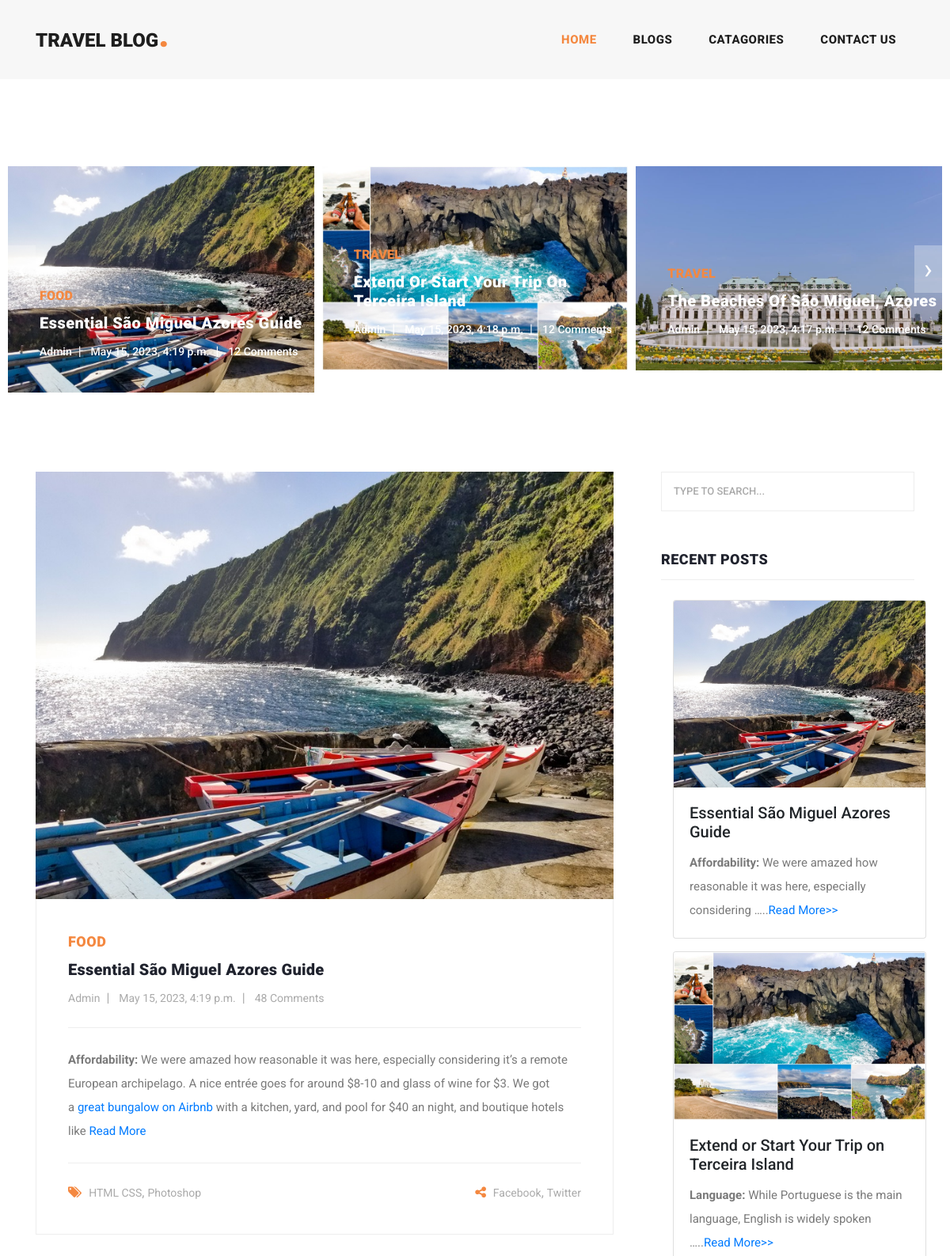
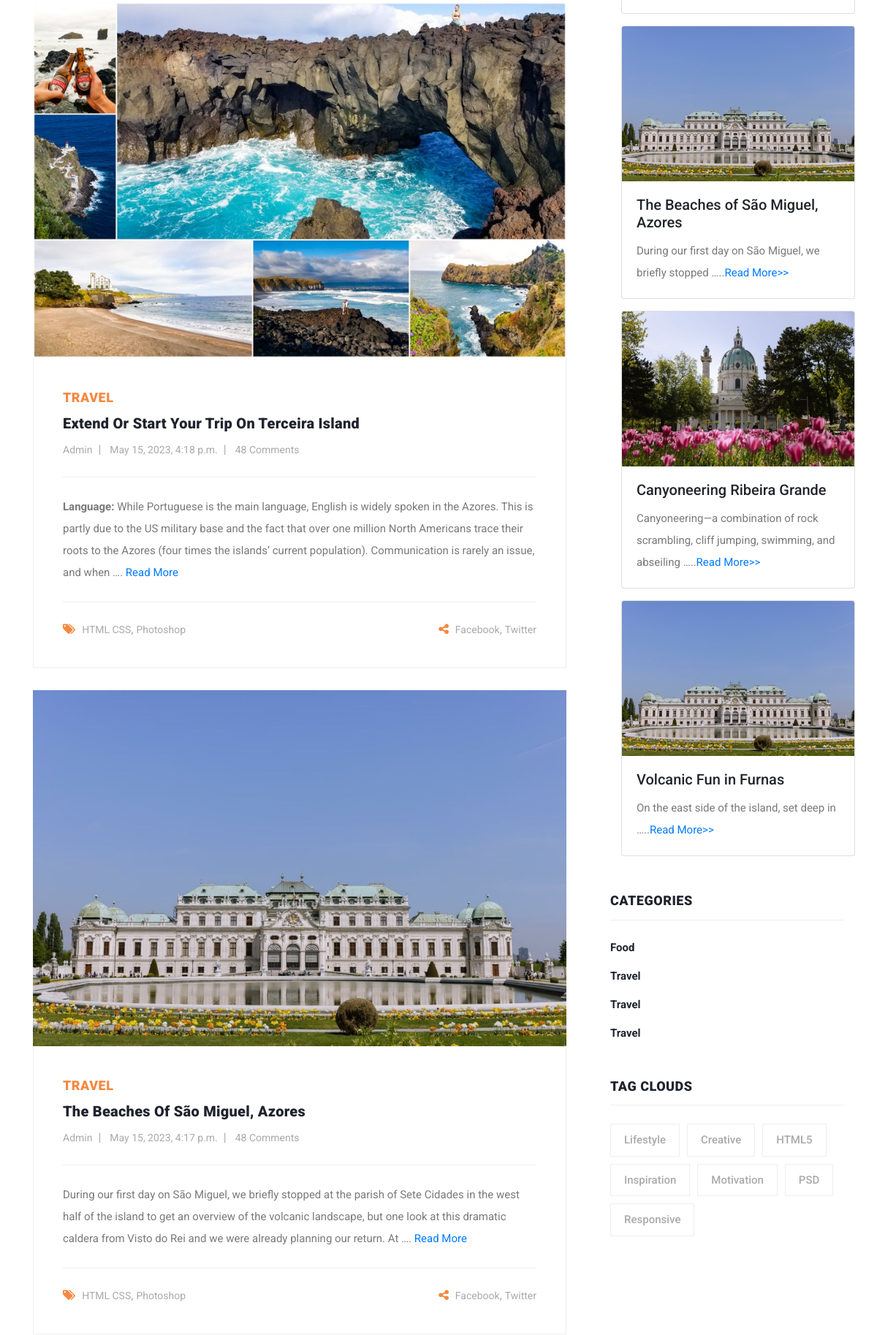
The page / (upper part) on the database its author committed (2 pictures, top to bottom).
### blog/models.py (models this page shows, shortened)
class Blog(models.Model):
    status = [
        (0, 'Draft'),
        (1, 'Publish')
    ]
    title = models.CharField(max_length=200, help_text= "Enter Your Post Title Here.")
    slug = models.SlugField(unique=True, blank=True, null=True, max_length=150)
    featured = models.ImageField(upload_to= 'featured_image/', blank=True, null=True)
    content = RichTextField(blank=True, null=True)
    category = models.ForeignKey(Category, on_delete=models.SET_NULL, blank=True, null=True)
    post_status = models.IntegerField(choices=status, default=0)
    created = models.DateTimeField(auto_now_add=True)
    modified = models.DateTimeField(auto_now=True)
    meta_title = models.CharField(max_length= 200, blank=True, null= True)
    meta_description = models.TextField(blank=True, null=True)

class Category(models.Model):
    title = models.CharField(max_length=200)
    slug = models.SlugField(unique=True, blank=True, null=True, max_length=150)
    def __str__(self):
        return self.title

### blog/views.py (the view)
# urls.py: path('', home, name='home'),
def home(request):
    blogs = Blog.objects.order_by('-created')
    template_name = 'home.html'
    context = {
        "blogs": blogs
    }
    return render(request, template_name, context)

### templates/home.html (shortened to what this page needs)
{% extends 'base.html'%}
{% load static %}
{% block content %}
{% include 'banner.html'%}
<section class="blog-posts">
    <div class="container">
      <div class="row">
        <div class="col-lg-8">
          <div class="all-blog-posts">
            <div class="row">
              {% for blog in blogs|slice:"3"%}
              <div class="col-lg-12">
                <div class="blog-post">
                  <div class="blog-thumb">
                    <img src="{{blog.featured.url}}" alt="">
                  </div>
                  <div class="down-content">
                    <span>{{blog.category}}</span>
                    <a href="{% url 'blog_details' blog.slug %}"><h4>{{blog.title}}</h4></a>
                    <ul class="post-info">
                      <li><a href="#">Admin</a></li>
                      <li><a href="#">{{blog.created}}</a></li>
                      <li><a href="#">48 Comments</a></li>
                    </ul>
                    {{blog.content|safe|truncatewords:50}}. <a href="{% url 'blog_details' blog.slug %}">Read More</a>
                    <div class="post-options">
                      <div class="row">
                        <div class="col-6">
                          <ul class="post-tags">
                            <li><i class="fa fa-tags"></i></li>
                            <li><a href="#">HTML CSS</a>,</li>
                            <li><a href="#">Photoshop</a></li>
                          </ul>
                        </div>
                        <div class="col-6">
                          <ul class="post-share">
                            <li><i class="fa fa-share-alt"></i></li>
                            <li><a href="#">Facebook</a>,</li>
                            <li><a href="#">Twitter</a></li>
                          </ul>
                        </div>
                      </div>
                    </div>
                  </div>
                </div>
              </div>
              {% endfor %}
            </div>
          </div>
        </div>
        {% include 'sidebar.html' %}
      </div>
    </div>
  </section>
{% endblock content %}

### templates/base.html (shortened to what this page needs)
<!DOCTYPE html>
<html lang="en">
  <head>
    {% load static %}
    <link href="{% static 'vendor/bootstrap/css/bootstrap.min.css' %}" rel="stylesheet">
    <link rel="stylesheet" href="{% static 'assets/css/fontawesome.css' %}">
    <link rel="stylesheet" href="{% static 'assets/css/templatemo-stand-blog.css' %}">
    <link rel="stylesheet" href="{% static 'assets/css/owl.css' %}">
  </head>
  <body>
     {% include 'header.html' %}
     {% block content %}
     {% endblock content %}
  </body>
  </html>

### templates/header.html (shortened to what this page needs)
 <header class="">
    <nav class="navbar navbar-expand-lg">
      <div class="container">
        <a class="navbar-brand" href="index.html"><h2>Travel Blog<em>.</em></h2></a>
        <div class="collapse navbar-collapse" id="navbarResponsive">
          <ul class="navbar-nav ml-auto">
            <li class="nav-item active">
              <a class="nav-link" href="{% url 'home' %}">Home
              </a>
            </li>
            <li class="nav-item">
              <a class="nav-link" href="{% url 'blogs'%}">Blogs</a>
            </li>
            <li class="nav-item">
              <a class="nav-link" href="post-details.html">Catagories</a>
            </li>
            <li class="nav-item">
              <a class="nav-link" href="contact.html">Contact Us</a>
            </li>
          </ul>
        </div>
      </div>
    </nav>
  </header>

### templates/banner.html
{% load static %}
    <div class="main-banner header-text">
        <div class="container-fluid">
          <div class="owl-banner owl-carousel">
            {% for blog in blogs|slice:"6" %}
            <div class="item">
              <img src="{{blog.featured.url}}" alt="">
              <div class="item-content">
                <div class="main-content">
                  <div class="meta-category">
                    <span>{{blog.category}}</span>
                  </div>
                  <a href="{% url 'blog_details' blog.slug %}"><h4>{{blog.title}}</h4></a>
                  <ul class="post-info">
                    <li><a href="#">Admin</a></li>
                    <li><a href="#">{{blog.created}}</a></li>
                    <li><a href="#">12 Comments</a></li>
                  </ul>
                </div>
              </div>
            </div>
          {% endfor %}
          </div>
        </div>
      </div>

### templates/sidebar.html
<div class="col-lg-4">
    <div class="sidebar">
      <div class="row">
        <div class="col-lg-12">
          <div class="sidebar-item search">
            <form id="search_form" name="gs" method="GET" action="#">
              <input type="text" name="q" class="searchText" placeholder="type to search..." autocomplete="on">
            </form>
          </div>
        </div>
        <div class="col-lg-12">
          <div class="sidebar-item recent-posts">
            <div class="sidebar-heading">
              <h2>Recent Posts</h2>
            </div>
            <div class="content">
              <ul>
                {% for blog in blogs|slice:"5" %}
                <div class="col">
                  <div class="card h-60 mt-3" style="width: 20rem;">
                    <img src="{{blog.featured.url}}" class="card-img-top" alt="...">
                    <div class="card-body">
                      <h5 class="card-title">{{blog.title}}</h5>
                      <p class="card-text">{{blog.content|safe|truncatewords:10}}..<a href="{% url 'blog_details' blog.slug %}">Read More>></a></p>
                    </div>
                  </div>
                </div>
                {% endfor %}
              </ul>
            </div>
          </div>
        </div>
        <div class="col-lg-12">
          <div class="sidebar-item categories">
            <div class="sidebar-heading">
              <h2>Categories</h2>
            </div>
            <div class="content">
              <ul>
                {% for blog in blogs|slice:"4"%}
                <li><a href="#">{{blog.category}}</a></li>
                {%endfor%}
              </ul>
            </div>
          </div>
        </div>
        <div class="col-lg-12">
          <div class="sidebar-item tags">
            <div class="sidebar-heading">
              <h2>Tag Clouds</h2>
            </div>
            <div class="content">
              <ul>
                <li><a href="#">Lifestyle</a></li>
                <li><a href="#">Creative</a></li>
                <li><a href="#">HTML5</a></li>
                <li><a href="#">Inspiration</a></li>
                <li><a href="#">Motivation</a></li>
                <li><a href="#">PSD</a></li>
                <li><a href="#">Responsive</a></li>
              </ul>
            </div>
          </div>
        </div>
      </div>
    </div>
  </div>

### templates/scripts.html (shortened to what this page needs)
 {% load static %}

### rows shown on the page
Blog: featured (picture), category "FOOD", title "Essential São Miguel Azores Guide", created "May 15, 2023, 4:19 p.m.", content "Affordability: We were amazed how reasonable it was here, especially considering it’s a remote European archipelago. A nice entrée goes for around $8-10 and glass of wine for $3. We got a great bungalow on Airbnb with a kitchen, yard, and pool for $40 an night, and boutique hotels like", content "Affordability: We were amazed how reasonable it was here, especially considering …", category "Food"
Blog: featured (picture), category "TRAVEL", title "Extend Or Start Your Trip On Terceira Island", created "May 15, 2023, 4:18 p.m.", content "Language: While Portuguese is the main language, English is widely spoken in the Azores. This is partly due to the US military base and the fact that over one million North Americans trace their roots to the Azores (four times the islands’ current population). Communication is rarely an issue, and when …", title "Extend or Start Your Trip on Terceira Island", content "Language: While Portuguese is the main language, English is widely spoken …", category "Travel"
Blog: featured (picture), title "The Beaches Of São Miguel, Azores", created "May 15, 2023, 4:17 p.m.", category "TRAVEL", content "During our first day on São Miguel, we briefly stopped at the parish of Sete Cidades in the west half of the island to get an overview of the volcanic landscape, but one look at this dramatic caldera from Visto do Rei and we were already planning our return. At …", title "The Beaches of São Miguel, Azores", content "During our first day on São Miguel, we briefly stopped …", category "Travel"
Blog: featured (picture), title "Canyoneering Ribeira Grande", content "Canyoneering—a combination of rock scrambling, cliff jumping, swimming, and abseiling …", category "Travel"
Blog: featured (picture), title "Volcanic Fun in Furnas", content "On the east side of the island, set deep in …"
